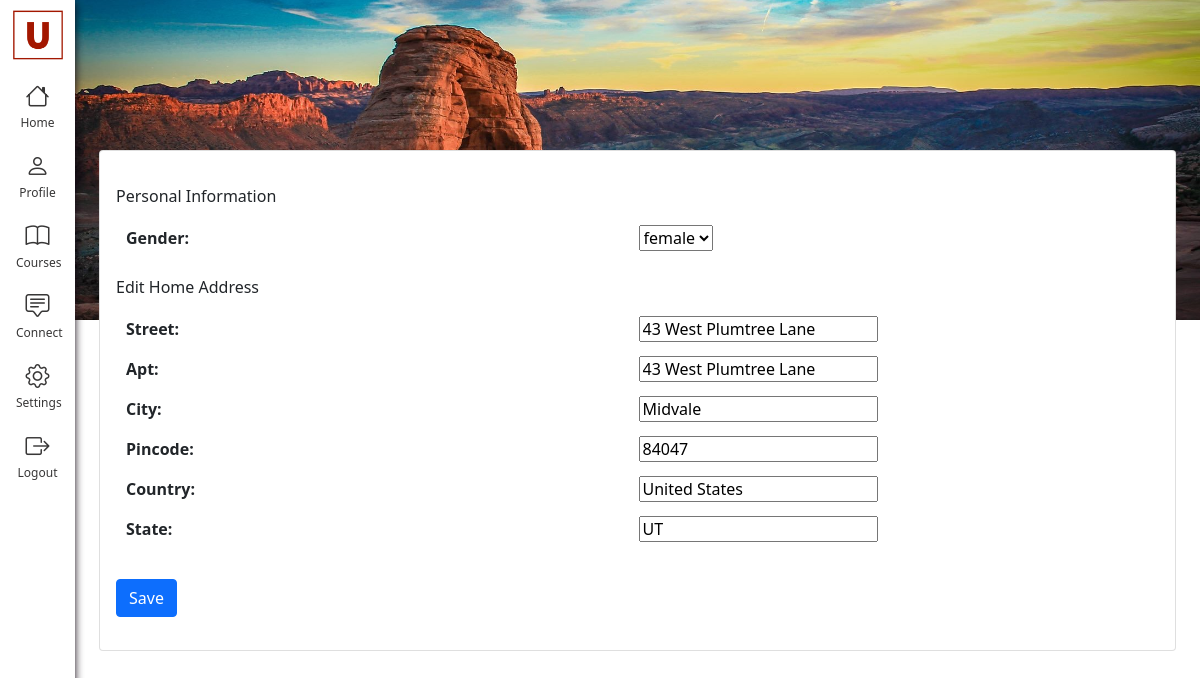
The page /editprofile/troymaster (signed in) on the database as committed earlier.
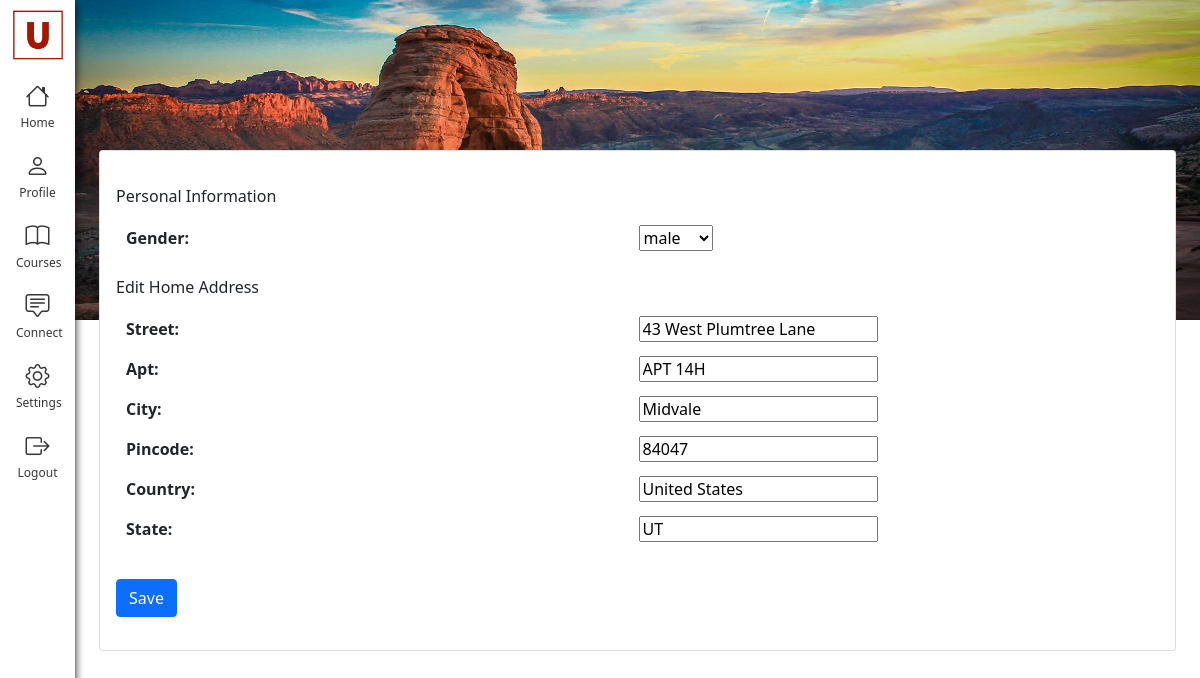
The same page on the database as committed later.
### university/models.py (models this page shows, shortened)
class Address(models.Model):
    address_type = models.ForeignKey(AddressType, on_delete=models.CASCADE, related_name="address_of_type")
    street = models.CharField(max_length=128)
    apt = models.CharField(max_length=8)
    city = models.CharField(max_length=64)
    pincode = models.CharField(max_length=10)
    country = models.CharField(max_length=64)
    state = models.CharField(max_length=64)
    def serialize(self):
        return {
            "street": self.street,
            "apt": self.apt,
            "city": self.city,
            "pincode": self.pincode,
            "country": self.country,
            "state": self.state
        }

### university/views.py (the view, shortened to what this page needs)
# urls.py: path('editprofile/<str:username>', views.editprofile, name='editprofile')
@login_required
def editprofile(request, username):
    user = User.objects.get(username = username)
    if user == request.user:
        return render(request, "university/editprofile.html", {
            "formStudent": StudentForm(initial= {"gender": user.student_data.get().gender}),
            "formAddress": StudentAddressForm(initial= user.student_data.get().address_home.serialize())
        })
    else:
        return render(request, "university/index.html")

### university/forms.py
class StudentForm(ModelForm):
    class Meta:
        model = Student
        exclude = ["user", "age", "address_home", "address_current", "designation"]

class StudentAddressForm(ModelForm):
    class Meta:
        model = Address
        exclude = ["address_type"]

### university/models.py (called while the page is built)
    def __str__(self):
        return f"{self.name}"

### university/templates/university/editprofile.html (shortened to what this page needs)
{% extends "university/layout.html" %}
{% load static %}
{% block body %}
<div class="d-flex align-items-center min-vh-100">
    <div class="container edit-profile-form-container">
        <div class="card">
            <div class="card-body">
                <form action="{% url 'editprofile' user.username %}" method="post" enctype="multipart/form-data">
                    <div class="card-title">
                        Personal Information
                    </div>
                    <table>
                        {{ formStudent.as_table }}
                    </table>
                    <div class="card-title">
                        Edit Home Address
                    </div>
                    <table>
                        {{ formAddress.as_table }}
                    </table>
                    <button type="submit" class="btn btn-primary">Save</button>
                </form>
            </div>
        </div>
    </div>
</div>
{% endblock %}

### university/templates/university/layout.html (shortened to what this page needs)
{% load static %}
<!DOCTYPE html>
<html lang="en">
    <head>
        <link href="https://cdn.jsdelivr.net/npm/bootstrap@5.0.2/dist/css/bootstrap.min.css" rel="stylesheet">
        <link href="{% static 'university/styles.css' %}" rel="stylesheet">
        <link href="https://cdn.jsdelivr.net/npm/bootstrap-icons@1.3.0/font/bootstrap-icons.css" rel="stylesheet">
    </head>
    <body>
            <div class="row h-100 sidebar">
                <div class="u-bar u-nav-desktop h-100 hidden-md-down" id="u-bar-mobile-toggle">
                    <div class="logo-header">
                        <a class="u-logo-desktop navbar-brand" href="{% url 'index' %}"><img class="u-icons" src="{% static 'university/assets/university/logos/ulogo.jpeg' %}" height="70" width="70" alt="U Logo"></a>
                    </div>
                    <div class="nav flex-column nav-pills" aria-orientation="vertical">
                        <a class="nav-link home-link" href="{% url 'index' %}" data-section="home">
                            <i class="bi bi-house"></i>
                            <span>Home</span>
                        </a>
                        {% if user.is_authenticated %}
                            <a class="u-nav nav-link" href="#profile" data-section="profile">
                                <i class="bi bi-person"></i>
                                <span>Profile</span>
                            </a>
                            <a class="u-nav nav-link" href="#courses" data-section="courses">
                                <i class="bi bi-book"></i>
                                <span>Courses</span>
                            </a>
                            <a class="u-nav nav-link" href="#chat" data-section="chat">
                                <i class="bi bi-chat-square-text"></i>
                                <span>Connect</span>
                            </a>
                            <a class="u-nav nav-link" href="#settings" data-section="settings">
                                <i class="bi bi-gear"></i>
                                <span>Settings</span>
                            </a>
                            <a class="nav-link" href="{% url 'logout' %}" data-section="logout">
                                <i class="bi bi-box-arrow-right"></i>
                                <span>Logout</span>
                            </a>
                        {% endif %}
                    </div>
                </div>
                <div class="u-menu u-nav-desktop hidden-md-down overlay close-drawer">
                    <div class="container tab-content">
                        <div class="row">
                            {% if user.is_authenticated %}
                                <div id="profile" class="umenu-row">
                                    <a class="umenu-row-link" href="{% url 'profile' user.username %}">My Profile</a>
                                    <a class="umenu-row-link" href="{% url 'editprofile' user.username %}">Edit Profile</a>
                                </div>
                                <div id="courses" class="umenu-row">
                                    <a class="umenu-row-link" href="{% url 'dashboard' %}">My Dashboard</a>
                                    <a class="umenu-row-link" href="{% url 'dashboard' %}">My Degree</a>
                                </div>
                                <div id="settings" class="umenu-row">
                                    <a class="umenu-row-link" href="#">Settings</a>
                                </div>
                                <div id="chat" class="umenu-row">
                                    <a class="umenu-row-link" href="#">My Inbox</a>
                                </div>
                            {% endif %}
                        </div>
                    </div>
                </div>
                <div class="body col">
                    {% block body %}
                    {% endblock %}
                </div>
            </div>
    </body>
</html>

### university/static/university/styles.css (style rules this page uses)
html,body { height: 100%; }
@media (min-width: 500px) { .u-nav-desktop { display: block; } }
@media (min-width: 500px) { .u-logo-desktop { opacity: 1; } }
@media (min-width: 500px) { .body { margin-left: 75px; } }
.u-bar { z-index: 2; }
.overlay { z-index: 1; }
.navbar-brand { width: 100%; margin-right: 0px; }
.u-icons { margin-left: auto; margin-right: auto; display: block; }
.nav-pills > .nav-link { width: 100%; border-radius: 0px; text-align: center; font-size: x-large; color: rgb(56, 55, 55); }
.u-bar { width: 75px; background-color: white; padding: 0px; position: fixed; }
.close-drawer { transform: translateX(-100%); transition: transform ease-in-out 100ms; }
.u-menu { width: 300px; height: 100%; position: fixed; top: 0; left: 0; margin-left: 75px; background-color: rgb(163 24 0); box-shadow: 0 0 0.5rem hsl(300, 40%, 5%); border-radius: 0 7px; }
.sidebar { margin-right: 0px; margin-left: 0px; }
.nav-link > span { font-size: 12px; display: block; }
.umenu-row { display: block; width: 100%; }
.umenu-row-link { width: 100%; display:inline-block; text-decoration: none; color: white; margin: 10px; }
.tab-content { margin-top: 40px; }
.body { padding: 0px; }
.edit-profile-form-container { display: flex; align-items: center; justify-content: center; }
.edit-profile-form-container .card-title { margin: 17px 0px 10px 0px; }
.edit-profile-form-container form { margin-bottom: 17px; }
.card { width: 100% }
.edit-profile-form-container table { margin-left: auto; margin-right: auto; width: 100%; }
.edit-profile-form-container th { width: 50%; padding: 10px; }
.edit-profile-form-container tr { line-height: 20px; margin: 20px 0px; }
.edit-profile-form-container .btn-primary { margin-top: 30px; }

Rows that differ between the two databases and show on the page:
changed Address "43 West Plumtree Lane": apt "43 West Plumtree Lane" → "APT 14H"
Other text that changed with them:
form field gender: "female" → "male"
